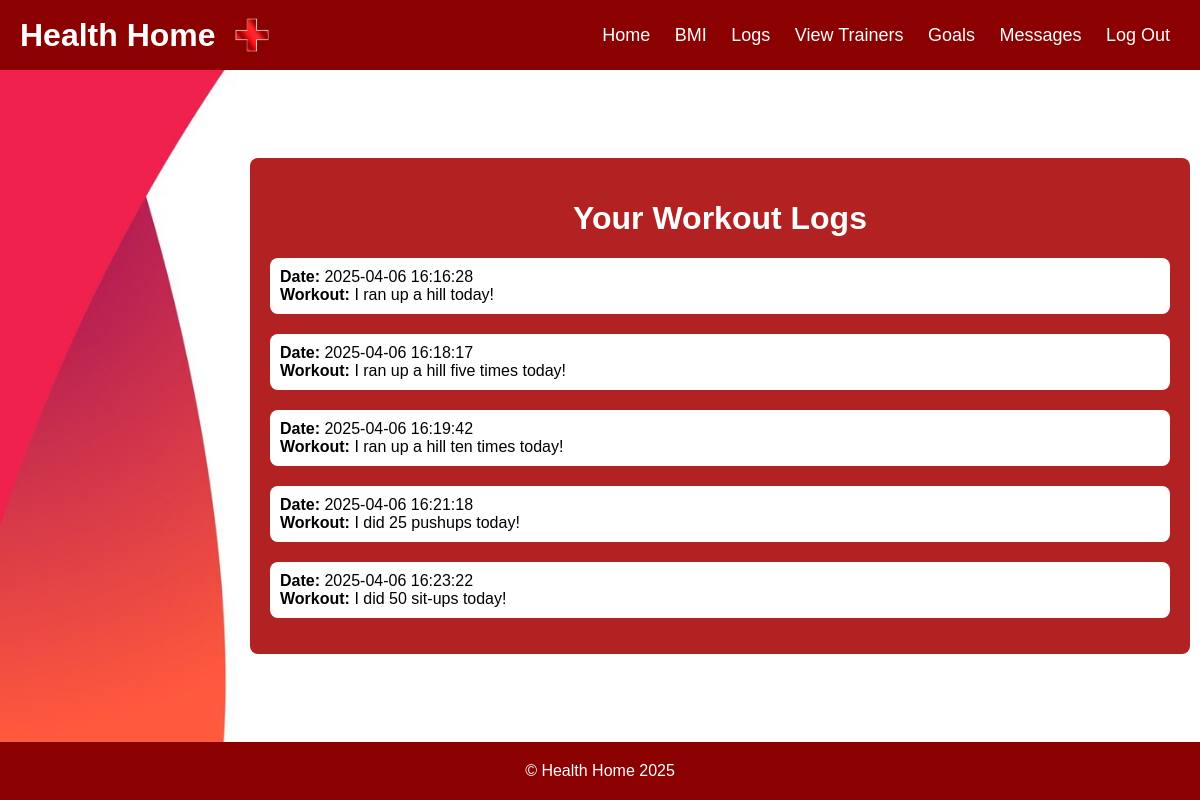
/view-workout-logs/ (signed in), run on the app's committed database.
### tables this page shows
CREATE TABLE workout_logs (
            id INTEGER PRIMARY KEY AUTOINCREMENT,
            user_id INTEGER NOT NULL,
            log_text TEXT NOT NULL,
            created_at TIMESTAMP DEFAULT CURRENT_TIMESTAMP,
            FOREIGN KEY (user_id) REFERENCES users (id) ON DELETE CASCADE
        );

### healthHome.py (the view)
@app.route('/view-workout-logs/')
def view_workout_logs():
    if 'user_id' not in session:
        flash('Unauthorized access. Please log in.', 'error')
        return redirect(url_for('login'))
    user_id = session.get('user_id')
    conn = get_db_connection()
    cursor = conn.cursor()
    print(f"User ID: {user_id}")
    cursor.execute('SELECT log_text, created_at FROM workout_logs WHERE user_id = ? ORDER BY created_at ASC', (user_id,))
    logs = cursor.fetchall()
    print(f"Workout Logs: {logs}")
    conn.close()
    return render_template('viewWorkoutLogs.html', logs=logs)

### healthHome.py (called while the page is built)
def get_db_connection():
    conn = sqlite3.connect('database.db')
    conn.row_factory = sqlite3.Row  # Access rows as dictionaries
    return conn

### templates/viewWorkoutLogs.html (shortened to what this page needs)
<!DOCTYPE html>
<html lang="en">
<head>
</head>
<body>
    <header>
        <h1>
            Health Home
            <img src="/static/logo.png" alt="Health Home Logo">
        </h1>
        <nav>
            {% if 'user_id' in session %}
                {% if session['role'] == 'gym-goer' %}
					<a href="/">Home</a>
					<a href="/bmi/">BMI</a>
					<a href="/logs/">Logs</a>
					<a href="/logout/">Log Out</a>
				{% elif session['role'] == 'athlete' %}
					<a href="/">Home</a>
					<a href="/bmi/">BMI</a>
                    <a href="/logs/">Logs</a>
					<a href="/view-trainers/">View Trainers</a>
					<a href="/goals/">Goals</a>
					<a href="/messages/">Messages</a>
                    <a href="/logout/">Log Out</a>
				{% endif %}
			{% endif %}
        </nav>
    </header>
    <div class="content-wrapper">
        <div class="container">
            <h1>Your Workout Logs</h1>
            <div id="workoutLogs">
                {% if logs %}
                    <ul style="list-style-type:none; padding: 0;">
                        {% for log in logs %}
                            <li class="workout-log">
                                <strong>Date:</strong> {{ log['created_at'] }} <br>
                                <strong>Workout:</strong> {{ log['log_text'] }}
                            </li>
                        {% endfor %}
                    </ul>
                {% else %}
                    <p>No workout logs found. Start logging your workouts to see them here!</p>
                {% endif %}
            </div>
        </div>
    </div>
    <footer>
        © Health Home 2025
    </footer>
</body>
</html>

### templates/viewWorkoutLogs.html (style rules this page uses)
body { margin: 0; font-family: Arial, sans-serif; display: flex; flex-direction: column; min-height: 100vh; }
header { display: flex; align-items: center; padding: 10px 20px; background-color: #8B0000; color: white; }
header h1 { margin: 0; font-size: 32px; flex-grow: 1; display: flex; align-items: center; }
header h1 img { margin-left: 10px; width: 50px; height: 50px; }
nav { margin-left: auto; }
nav a { color: white; text-decoration: none; margin: 0 10px; font-size: 18px; }
.content-wrapper { background-image: url('/static/textPageBackground.jpg'); background-size: cover; background-position: center; background-repeat: no-repeat; background-attachment: fixed; flex-grow: 1; display: flex; justify-content: center; align-items: center; }
.container { padding: 20px; background-color: #B22222; color: white; border-radius: 8px; width: 75%; min-height: 400px; text-align: center; margin: 20px 0 20px 20%; }
.workout-log { text-align: left; margin-top: 20px; background-color: #fff; color: #000; border-radius: 8px; padding: 10px; font-size: 16px; }
footer { background-color: #8B0000; padding: 20px; text-align: center; color: white; font-size: 16px; }

### data on the page
workout_logs: created_at "2025-04-06 16:16:28", log_text "I ran up a hill today!"
workout_logs: created_at "2025-04-06 16:18:17", log_text "I ran up a hill five times today!"
workout_logs: created_at "2025-04-06 16:19:42", log_text "I ran up a hill ten times today!"
workout_logs: created_at "2025-04-06 16:21:18", log_text "I did 25 pushups today!"
workout_logs: created_at "2025-04-06 16:23:22", log_text "I did 50 sit-ups today!"
